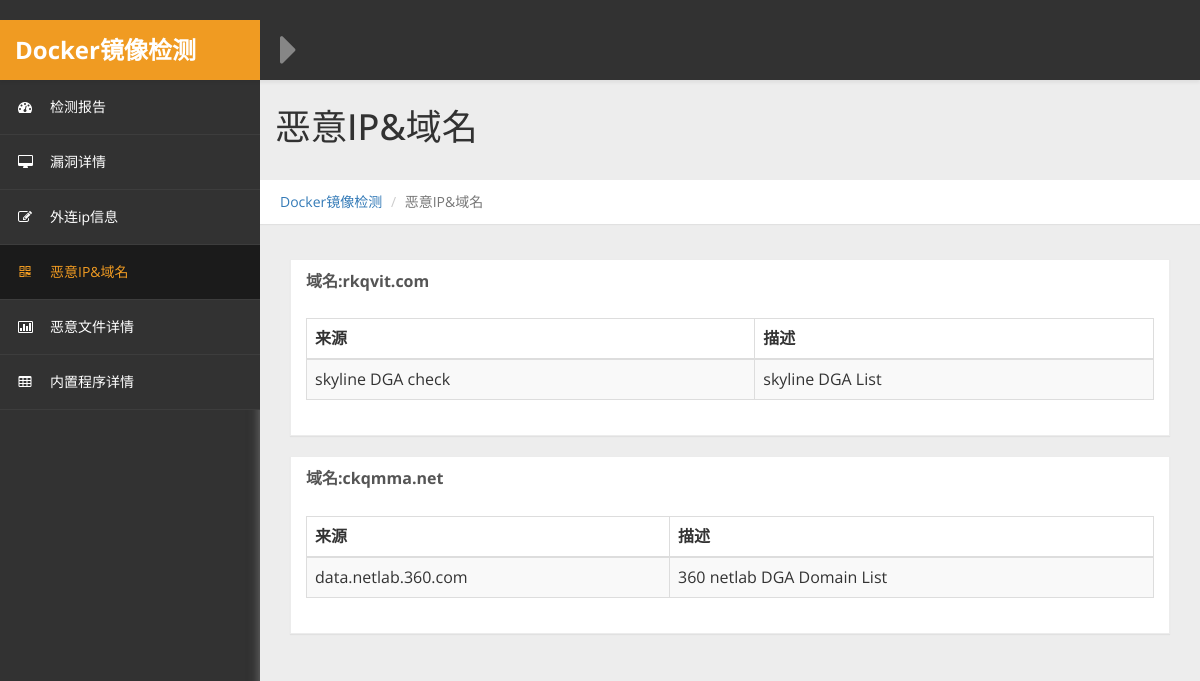
Screenshot of /evilIP with the database file from the repository.
### tables this page shows
CREATE TABLE outdomain
        (
        ID INTEGER PRIMARY KEY   AUTOINCREMENT,
        md5 VARCHAR(500) ,
        domain VARCHAR(30),
        src VARCHAR(30),
        des VARCHAR(30));

### web.py (the view)
@app.route('/evilIP',methods=['GET','POST'])
def runoutIP():
    info = getinfo()
    print info
    dbname,md5 = info[1],info[2]
    conn = sqlite3.connect(dbname)
    c = conn.cursor()
    cursor = c.execute("select * from outIP where md5 = '%s'"%(md5))
    outIP = cursor.fetchall()
    cursor = c.execute("select * from outdomain where md5 = '%s'"%(md5))
    outdomain = cursor.fetchall()
    return render_template('outIP.html',outIP = outIP,outdomain=outdomain)

### web.py (called while the page is built)
def getinfo():
    searchsql = "select * from cache where id = 1"
    hc.execute(searchsql)
    info = hc.fetchall()
    hconn.commit()
    return info[0]

### templates/outIP.html (shortened to what this page needs)
﻿{% extends "base.html" %}
{% block navside %}
<div id="page-wrapper" >
	  <div class="header">
		<h1 class="page-header">
		    恶意IP&域名
		</h1>
		<ol class="breadcrumb">
		    <li><a href="/">Docker镜像检测</a></li>
		    <li class="active">恶意IP&域名</li>
		</ol>
	  </div>
            <div id="page-inner">
            <div class="row">
                <div class="col-md-12">
                    {% for i in outdomain %}
                    <div class="panel panel-default">
                        <div class="panel-heading">
                            域名:{{i[2]}}
                        </div>
                        <div class="panel-body">
                            <div class="table-responsive">
                                <table class="table table-striped table-bordered table-hover" id="dataTables-example">
                                    <thead>
                                        <tr>
                                            <th>来源</th>
                                            <th>描述</th>
                                        </tr>
                                    </thead>
                                    <tbody>
                                        <tr>
                                            <td>{{i[3]}}</td>
                                            <td>{{i[4]}}</td>
                                        </tr>
                                    </tbody>
                                </table>
                            </div>
                        </div>
                    </div>
		            {% endfor %}
                </div>
            </div>
	</div>
</div>
{% endblock %}

### static/css/custom-styles.css (style rules this page uses)
body { font-family: 'Open Sans', sans-serif; background: #323232; }
#page-wrapper { padding: 15px 15px; min-height: 600px; background: #EDEDED; }
#page-inner { width:100%; margin:10px 20px 10px 0px; background-color:transparent; padding: 15px 30px; min-height:1200px; }
h1, .h1, h2, .h2, h3, .h3 { margin-top: 7px; margin-bottom: -5px; }
.panel { border-radius:0px; }
#page-wrapper { position: relative; top: 55px; box-shadow: 0 0 10px #757575; -moz-box-shadow: 0 0 10px #757575; -webkit-box-shadow: 0 0 10px #757575; }
.breadcrumb { padding: 12px 10px 12px 20px; margin-bottom: 20px; list-style: none; border-radius: 0; -webkit-box-shadow: 0 1px 1px rgba(0,0,0,.05); box-shadow: 0 1px 1px rgba(0,0,0,.05);background: #fff; }
.page-header { padding-bottom: 9px; margin: 0; border-bottom: 1px solid transparent; text-align: left;background-color: rgb(237, 237, 237);padding: 32px 22px 32px 15px;color: #323232; }
.panel-default { border-color: #ECECEC; }
.panel-default > .panel-heading { color: #555; border-color: #FFF; font-weight:bold;background: #FFFFFF; font-size: 16px; text-shadow: none; }
.panel-heading { border-bottom: 1px solid transparent; border-top-left-radius: 3px; border-top-right-radius: 3px; }
@media (min-width:768px) { #page-wrapper { margin: 0 0 0 260px; padding: 0; min-height: 1200px; } }

### rows the page displays
outdomain: domain "rkqvit.com", src "skyline DGA check", des "skyline DGA List"
outdomain: domain "ckqmma.net", src "data.netlab.360.com", des "360 netlab DGA Domain List"
